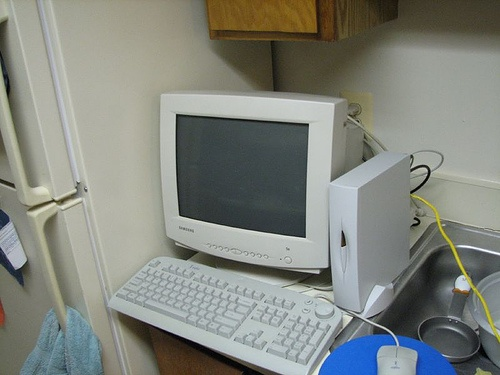
//> input picture test.jpg, 500 x 375 px
$ ./030_Self_Filter   (built with g++ and OpenCV 4)
//> lines starting //> are read from the running program, lines starting //| are printed output that depends on the picture
#include <opencv2/opencv.hpp>
#include <iostream>

using namespace cv;
using namespace std;

int main(int artc, char** argv) {
	Mat src = imread("H:\\OpenCV_Learning\\test.jpg");
//> src is the input picture: 375 rows x 500 cols, CV_8UC3; mean B, G, R 126.1, 133.4, 130.1
	if (src.empty()) {
		printf("could not load image...\n");
		return -1;
	}
	namedWindow("input", WINDOW_AUTOSIZE);
	imshow("input", src);

	Mat kernel1 = Mat::ones(5, 5, CV_32F) / (float)(25); // 做均值，防止越界！

	Mat kernel2 = (Mat_<char>(3, 3) <<
		0, -1, 0,
		-1, 5, -1,
		0, -1, 0);

	Mat kernel3 = (Mat_<int>(2, 2) <<
		1, 0,
		0, -1);

	Mat dst1, dst2, dst3;
	filter2D(src, dst1, -1, kernel1);
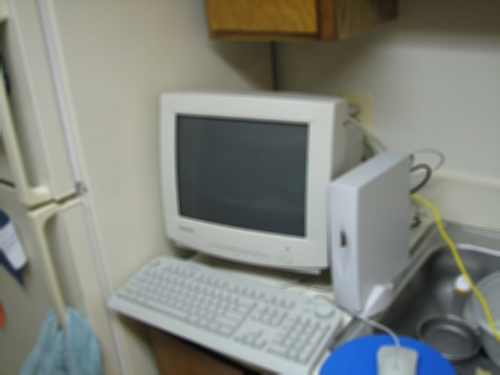
//> dst1: 375 rows x 500 cols, CV_8UC3; mean B, G, R 126.1, 133.5, 130.1
	filter2D(src, dst2, -1, kernel2);
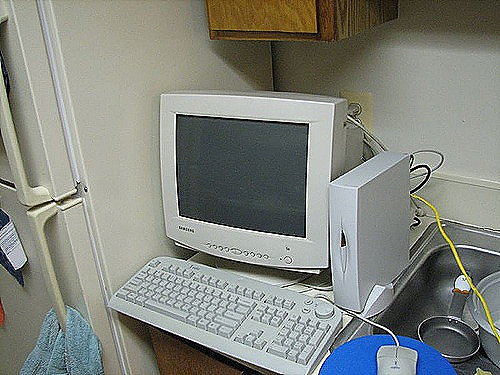
//> dst2: 375 rows x 500 cols, CV_8UC3; mean B, G, R 126.4, 133.6, 130.4
	filter2D(src, dst3, CV_32F, kernel3);
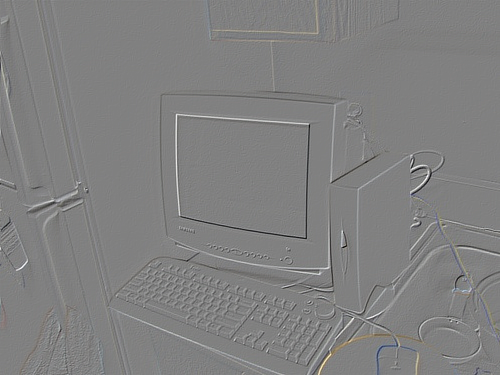
//> dst3: 375 rows x 500 cols, CV_32FC3; mean B, G, R -0.2, -0.1, 0; drawn with min black and max white
	convertScaleAbs(dst3, dst3); // 从浮点数切换到字节类型
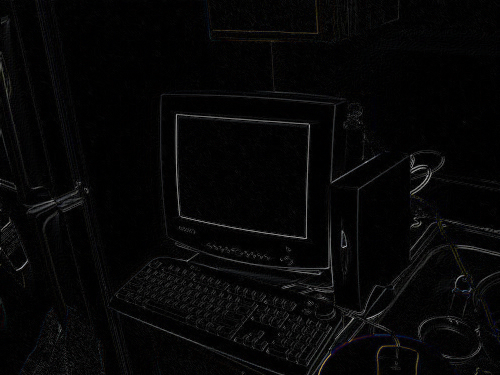
//> dst3: 375 rows x 500 cols, CV_8UC3; mean B, G, R 6.6, 6.4, 6.4

	imshow("blur=5x5", dst1);
	imshow("shape=3x3", dst2);
	imshow("gradient=2x2", dst3);

	waitKey(0);
	return 0;
}
